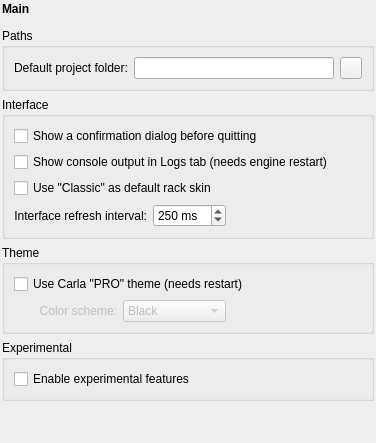
       <widget class="QWidget" name="page_main">
        <layout class="QVBoxLayout" name="verticalLayout_5">
         <property name="leftMargin">
          <number>2</number>
         </property>
         <property name="topMargin">
          <number>2</number>
         </property>
         <property name="rightMargin">
          <number>2</number>
         </property>
         <property name="bottomMargin">
          <number>2</number>
         </property>
         <item>
          <layout class="QHBoxLayout" name="horizontalLayout">
           <item>
            <widget class="QLabel" name="label_main">
             <property name="text">
              <string>&lt;b&gt;Main&lt;/b&gt;</string>
             </property>
             <property name="alignment">
              <set>Qt::AlignLeading|Qt::AlignLeft|Qt::AlignTop</set>
             </property>
            </widget>
           </item>
           <item>
            <spacer name="horizontalSpacer">
             <property name="orientation">
              <enum>Qt::Horizontal</enum>
             </property>
             <property name="sizeHint" stdset="0">
              <size>
               <width>40</width>
               <height>20</height>
              </size>
             </property>
            </spacer>
           </item>
           <item>
            <widget class="QLabel" name="label_icon_main">
             <property name="maximumSize">
              <size>
               <width>48</width>
               <height>48</height>
              </size>
             </property>
             <property name="text">
              <string notr="true"/>
             </property>
             <property name="pixmap">
              <pixmap resource="../resources.qrc">:/scalable/carla.svg</pixmap>
             </property>
             <property name="scaledContents">
              <bool>true</bool>
             </property>
             <property name="alignment">
              <set>Qt::AlignHCenter|Qt::AlignTop</set>
             </property>
            </widget>
           </item>
          </layout>
         </item>
         <item>
          <widget class="QGroupBox" name="group_main_paths">
           <property name="title">
            <string>Paths</string>
           </property>
           <layout class="QVBoxLayout" name="verticalLayout_3">
            <item>
             <layout class="QHBoxLayout" name="horizontalLayout_2">
              <item>
               <widget class="QLabel" name="label_main_proj_folder_open">
                <property name="text">
                 <string>Default project folder:</string>
                </property>
               </widget>
              </item>
              <item>
               <widget class="QLineEdit" name="le_main_proj_folder"/>
              </item>
              <item>
               <widget class="QPushButton" name="b_main_proj_folder_open">
                <property name="maximumSize">
                 <size>
                  <width>22</width>
                  <height>22</height>
                 </size>
                </property>
                <property name="text">
                 <string/>
                </property>
                <property name="icon">
                 <iconset resource="../resources.qrc">
                  <normaloff>:/16x16/document-open.svgz</normaloff>:/16x16/document-open.svgz</iconset>
                </property>
                <property name="iconSize">
                 <size>
                  <width>16</width>
                  <height>16</height>
                 </size>
                </property>
               </widget>
              </item>
             </layout>
            </item>
           </layout>
          </widget>
         </item>
         <item>
          <widget class="QGroupBox" name="group_main_misc">
           <property name="title">
            <string>Interface</string>
           </property>
           <layout class="QGridLayout" name="gridLayout_4">
            <item row="4" column="2">
             <spacer name="horizontalSpacer_12">
              <property name="orientation">
               <enum>Qt::Horizontal</enum>
              </property>
              <property name="sizeType">
               <enum>QSizePolicy::Preferred</enum>
              </property>
              <property name="sizeHint" stdset="0">
               <size>
                <width>130</width>
                <height>10</height>
               </size>
              </property>
             </spacer>
            </item>
            <item row="3" column="0" colspan="3">
             <widget class="QCheckBox" name="cb_main_classic_skin_default">
              <property name="text">
               <string>Use &quot;Classic&quot; as default rack skin</string>
              </property>
             </widget>
            </item>
            <item row="4" column="0">
             <widget class="QLabel" name="label_main_refresh_interval">
              <property name="text">
               <string>Interface refresh interval:</string>
              </property>
              <property name="alignment">
               <set>Qt::AlignRight|Qt::AlignTrailing|Qt::AlignVCenter</set>
              </property>
             </widget>
            </item>
            <item row="4" column="1">
             <widget class="QSpinBox" name="sb_main_refresh_interval">
              <property name="suffix">
               <string> ms</string>
              </property>
              <property name="minimum">
               <number>10</number>
              </property>
              <property name="maximum">
               <number>1000</number>
              </property>
              <property name="value">
               <number>250</number>
              </property>
             </widget>
            </item>
            <item row="1" column="0" colspan="3">
             <widget class="QCheckBox" name="ch_main_show_logs">
              <property name="text">
               <string>Show console output in Logs tab (needs engine restart)</string>
              </property>
             </widget>
            </item>
            <item row="0" column="0" colspan="3">
             <widget class="QCheckBox" name="ch_main_confirm_exit">
              <property name="text">
               <string>Show a confirmation dialog before quitting</string>
              </property>
             </widget>
            </item>
           </layout>
          </widget>
         </item>
         <item>
          <widget class="QGroupBox" name="group_main_theme">
           <property name="title">
            <string>Theme</string>
           </property>
           <layout class="QGridLayout" name="gridLayout_3">
            <item row="0" column="0" colspan="3">
             <widget class="QCheckBox" name="ch_main_theme_pro">
              <property name="text">
               <string>Use Carla &quot;PRO&quot; theme (needs restart)</string>
              </property>
             </widget>
            </item>
            <item row="1" column="0">
             <widget class="QLabel" name="label_main_theme_color">
              <property name="enabled">
               <bool>false</bool>
              </property>
              <property name="text">
               <string>Color scheme:</string>
              </property>
              <property name="alignment">
               <set>Qt::AlignRight|Qt::AlignTrailing|Qt::AlignVCenter</set>
              </property>
             </widget>
            </item>
            <item row="1" column="1">
             <widget class="QComboBox" name="cb_main_theme_color">
              <property name="enabled">
               <bool>false</bool>
              </property>
              <item>
               <property name="text">
                <string>Black</string>
               </property>
              </item>
              <item>
               <property name="text">
                <string>System</string>
               </property>
              </item>
             </widget>
            </item>
            <item row="1" column="2">
             <spacer name="horizontalSpacer_2">
              <property name="orientation">
               <enum>Qt::Horizontal</enum>
              </property>
              <property name="sizeType">
               <enum>QSizePolicy::Preferred</enum>
              </property>
              <property name="sizeHint" stdset="0">
               <size>
                <width>130</width>
                <height>10</height>
               </size>
              </property>
             </spacer>
            </item>
           </layout>
          </widget>
         </item>
         <item>
          <widget class="QGroupBox" name="group_main_experimental">
           <property name="title">
            <string>Experimental</string>
           </property>
           <layout class="QVBoxLayout" name="verticalLayout_10">
            <item>
             <widget class="QCheckBox" name="ch_main_experimental">
              <property name="text">
               <string>Enable experimental features</string>
              </property>
             </widget>
            </item>
           </layout>
          </widget>
         </item>
         <item>
          <spacer name="verticalSpacer">
           <property name="orientation">
            <enum>Qt::Vertical</enum>
           </property>
           <property name="sizeHint" stdset="0">
            <size>
             <width>20</width>
             <height>40</height>
            </size>
           </property>
          </spacer>
         </item>
        </layout>
       </widget>
